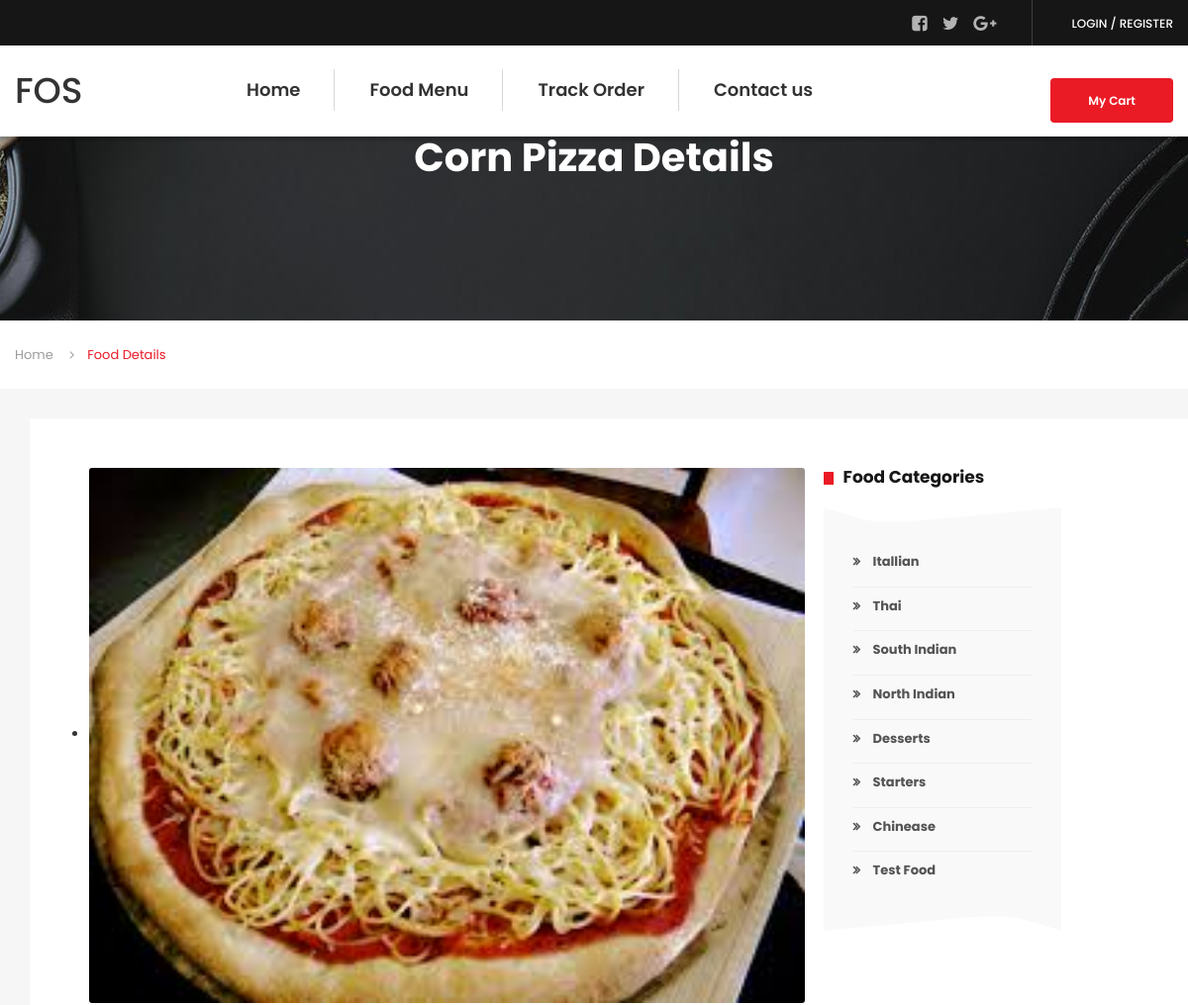
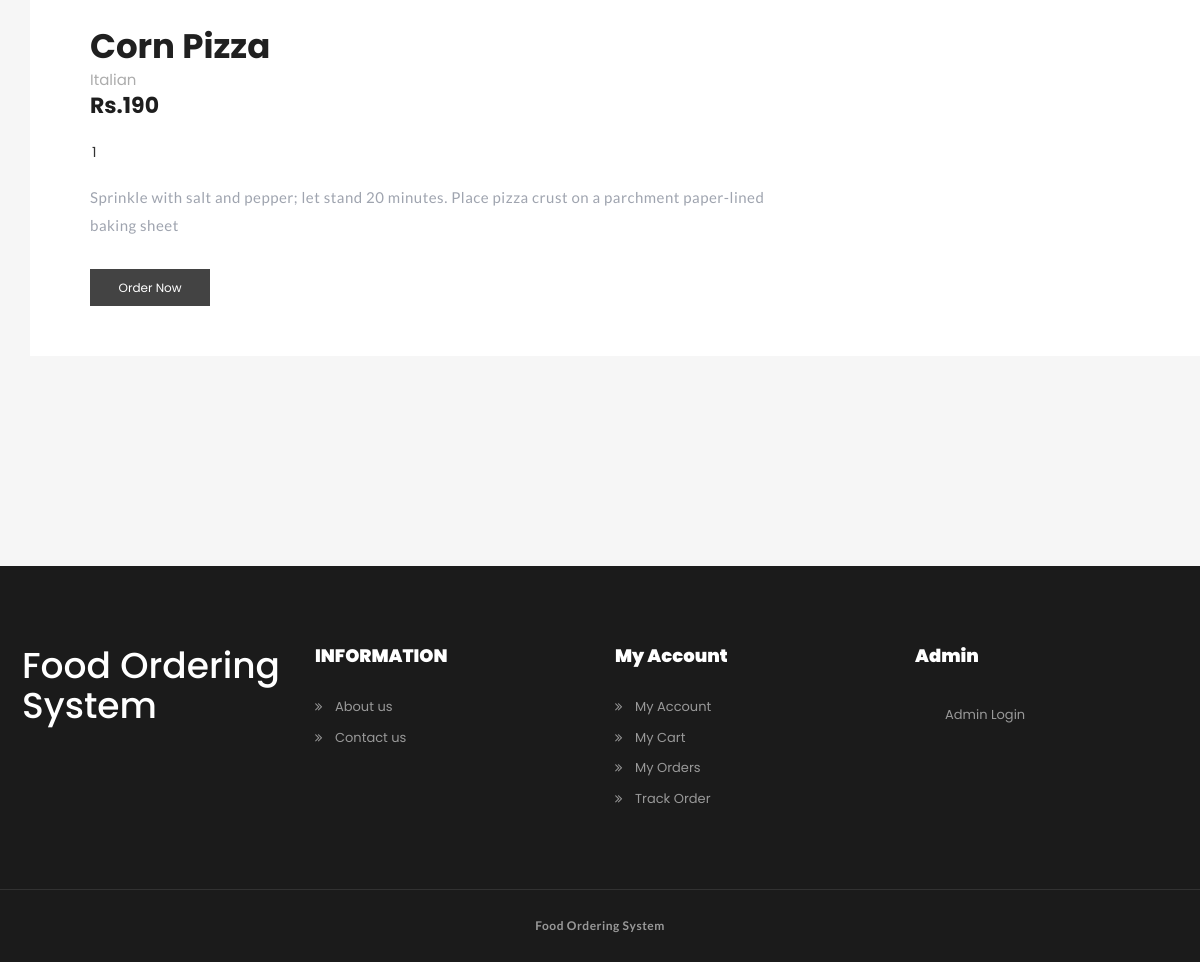
Screenshot of /food-detail.php?fid=1 with the database file from the repository (2 pictures, top to bottom).
### tables this page shows
CREATE TABLE `tblfood` (
  `ID` int(10) NOT NULL,
  `CategoryName` varchar(120) DEFAULT NULL,
  `ItemName` varchar(120) DEFAULT NULL,
  `ItemPrice` varchar(120) DEFAULT NULL,
  `ItemDes` varchar(500) DEFAULT NULL,
  `Image` varchar(120) DEFAULT NULL,
  `ItemQty` varchar(120) DEFAULT NULL
);

CREATE TABLE `tblcategory` (
  `ID` int(5) NOT NULL,
  `CategoryName` varchar(120) DEFAULT NULL,
  `CreationDate` timestamp NULL DEFAULT current_timestamp()
);

### food-detail.php (the view, shortened to what this page needs)
<?php
include_once('includes/dbconnection.php');
?>
<!DOCTYPE html>
<html lang="en">
<head>
    <link rel="stylesheet" href="assets/css/icons.min.css">
    <link rel="stylesheet" href="assets/css/bootstrap.min.css">
    <link rel="stylesheet" href="assets/css/main.css">
    <link rel="stylesheet" href="assets/css/red-color.css">
    <link rel="stylesheet" href="assets/css/yellow-color.css">
    <link rel="stylesheet" href="assets/css/responsive.css">
</head>
<body itemscope>
<?php include_once('includes/header.php');?>
<?php
 $cid=$_GET['fid'];
$ret=mysqli_query($con,"select * from tblfood where ID='$cid'");
while ($row=mysqli_fetch_array($ret)) {
?>
        <section>
            <div class="block">
				<div class="fixed-bg" style="background-image: url(assets/images/topbg.jpg);"></div>
                <div class="page-title-wrapper text-center">
					<div class="col-md-12 col-sm-12 col-lg-12">
						<div class="page-title-inner">
							<h1 itemprop="headline"><?php echo $row['ItemName'];?> Details</h1>
						</div>
					</div>
                </div>
            </div>
        </section>
        <div class="bread-crumbs-wrapper">
            <div class="container">
                <ol class="breadcrumb">
                    <li class="breadcrumb-item"><a href="index.php" title="" itemprop="url">Home</a></li>
                    <li class="breadcrumb-item active">Food Details</li>
                </ol>
            </div>
        </div>
        <section>
            <div class="block gray-bg bottom-padd210 top-padd30">
                    <div class="container">
                        <div class="row">
                            <div class="col-md-12">
                            <div class="sec-box">
    							<div class="sec-wrapper">
<form method="post">
    								<div class="col-md-8 col-sm-12 col-lg-8">
    									<div class="restaurant-detail-wrapper">
    										<div class="restaurant-detail-info">
    											<div class="restaurant-detail-thumb">
    												<ul class="restaurant-detail-img-carousel">
    													<li><img class="brd-rd3" src="admin/itemimages/<?php echo $row['Image'];?>" alt="<?php echo $row['ItemName'];?>" itemprop="image"></li>
    												</ul>
    											</div>
    											<div class="restaurant-detail-title">
    												<h1 itemprop="headline"><?php echo $row['ItemName'];?></h1>
    												<div class="info-meta">
    													<span><?php echo $row['CategoryName'];?></span>
    												</div>
    												<span class="price">Rs.<?php echo $row['ItemPrice'];?></span>
    												<div class="qty-wrap">
    <input class="qty" name="foodqty" type="text" value="1">
    												</div>
    												<p itemprop="description"><?php echo $row['ItemDes'];?></p>
<?php if($_SESSION['fosuid']==""){?>
  <a class="log-popup-btn" href="#" title="Login"  class="btn  pull-right red-bg brd-rd3">Order Now</a>
<?php } else {?>
<button type="submit" name="addcart" class="btn  pull-right red-bg brd-rd3">Order Now</button>
                                                <?php } ?>
    											</div>
    										</div>
    									</div>
    								</div>
                                    </form>
<?php } ?>
<div class="col-md-3 col-sm-12 col-lg-3" style="margin-left:2%">
                                    <div class="sidebar right">
                                        <div class="widget style2 quick_filters wow fadeIn" data-wow-delay="0.2s" style="visibility: visible; animation-delay: 0.2s; animation-name: fadeIn;">
                                            <h4 class="widget-title2 sudo-bg-red" itemprop="headline">Food Categories</h4>
                                            <div class="widget-data">
                                                <ul>
<?php
     $query=mysqli_query($con,"select * from  tblcategory");
              while($row=mysqli_fetch_array($query))
              {
              ?>
                                                    <li><span class="radio-box"><label for="filt1-1"><a href="categorywise-menu.php?catid=<?php echo $row['CategoryName'];?>"><?php echo $row['CategoryName'];?></a></label></span></li>
                                                <?php } ?>
                                                </ul>
                                            </div>
                                        </div>
                                    </div>
                                </div>
    							</div>
                            </div>
                        </div>
                    </div>
                </div>
            </div>
        </section>
    <?php include_once('includes/footer.php');
      ?>
    </main>
</body>
</html>

### rows the page displays
tblfood: ItemName "Corn Pizza", Image (picture), CategoryName "Italian", ItemPrice "190", ItemDes "Sprinkle with salt and pepper; let stand 20 minutes. Place pizza crust on a parchment paper-lined baking sheet"
tblcategory: CategoryName "Itallian"
tblcategory: CategoryName "Thai"
tblcategory: CategoryName "South Indian"
tblcategory: CategoryName "North Indian"
tblcategory: CategoryName "Desserts"
tblcategory: CategoryName "Starters"
tblcategory: CategoryName "Chinease"
tblcategory: CategoryName "Test Food"
